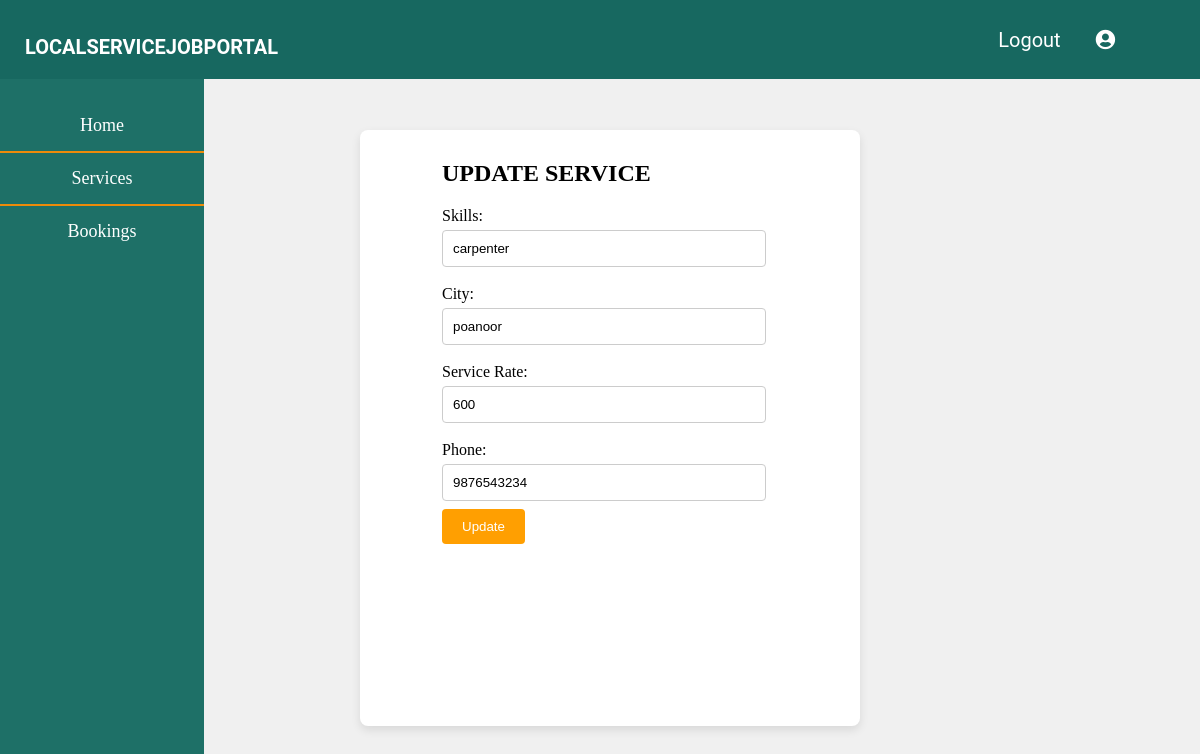
Screenshot of /update-service/10 with the database file from the repository.
### urban/models.py (models this page shows, shortened)
class Services(models.Model):
    worker = models.ForeignKey(Worker, on_delete=models.CASCADE)
    service_pic = models.ImageField(upload_to='service_pic', null=True, blank=True)
    skills = models.CharField(max_length=40, null=False)
    city = models.CharField(max_length=25)
    service_rate = models.CharField(max_length=25)
    phone =models.CharField(max_length=10, null=False)

### urban/views.py (the view)
# urls.py: path('update-service/<int:pk>',views.update_services_view,name='update-service'),
def update_services_view(request, pk):
    service = get_object_or_404(models.Services, id=pk)
    if request.method == 'POST':
        serviceform = forms.ServiceForm(request.POST, request.FILES, instance=service)
        if serviceform.is_valid():
            serviceform.save()
            return redirect('services')  # Redirect to the services list
    else:
        serviceform = forms.ServiceForm(instance=service)
    return render(request, 'worker/update_service.html', {'serviceform': serviceform, 'service': service})

### urban/forms.py
class ServiceForm(forms.ModelForm):
    class Meta:
        model=models.Services
        fields=['service_pic','skills','city','service_rate','phone']

### templates/worker/update_service.html (shortened to what this page needs)
{% load widget_tweaks %}
{% load static %}
<!DOCTYPE html>
<html lang="en">
<head>
    <link rel="stylesheet" href="https://cdnjs.cloudflare.com/ajax/libs/font-awesome/5.14.0/css/all.css">
</head>
<body>
    <header>
        <nav>
            <a href=""><span>LOCALSERVICEJOBPORTAL</span></a>
            <div class="navbar">
                <div class="nav-item"><a href="{% url 'home' %}">Logout</a></div>
                <div class="nav-item"><a href="{% url 'worker-profile' %}"><i class="fas fa-user-circle"></i></a></div>
                <div class="nav-item"><a href=""></a></div>
                <div class="nav-item"><a href=""></a></div>
                <div class="nav-item"><a href=""></a></div>
            </div>
        </nav>
    </header>
    <div class="leftbar">
        <ul class="left">
            <li><a href="{% url 'worker-dashboard' %}" class="active" style="color: white;">Home</a></li>
            <li><a href="{% url 'services' %}" style="color: white;">Services</a></li>
            <li><a href="{% url 'bookings' %}" style="color: white;">Bookings</a></li>
                </ul>
    </div>
    <div class="card">
        <div class="form-body">
        <form action="" method="post" enctype="multipart/form-data">
             <h2>UPDATE SERVICE</h2>
             <label for="skills">Skills:</label>
             {% render_field serviceform.skills class='input' %}
             <label for="city">City:</label>
             {% render_field serviceform.city class='input' %}
             <label for="service_rate">Service Rate:</label>
             {% render_field serviceform.service_rate class='input' %}
             <label for="phone">Phone:</label>
             {% render_field serviceform.phone class='input' %}
             <input type="submit" value="Update" class="btn">
            </form>
        </div>
    </div>
</body>
</html>

### templates/worker/update_service.html (style rules this page uses)
body { margin: 0; padding: 0; height: 100vh; background-color: #f0f0f0; display: flex; flex-direction: row; }
header { display: flex; justify-content: space-between; align-items: center; width: 100%; padding: 20px; background-color: rgb(23, 104, 96); position: fixed; z-index: 10; }
nav { display: flex; align-items: center; width: 100%; }
nav a { color: white; font-family: "Roboto", sans-serif; font-weight: bold; font-size: 20px; text-decoration: none; margin-right: auto; margin-left: 5px; margin-top: 15px; }
.navbar { display: flex; align-items: center; }
.nav-item a { font-weight: normal; margin-left: 35px; color: white; }
.leftbar { background-color: #1e7067; width: 17vw; height: 100vh; padding-top: 100px; position: fixed; }
.leftbar ul { list-style-type: none; padding: 0; margin: 0; }
.left { display: flex; flex-direction: column; }
.left li { text-align: center; margin: 0; border-bottom: 2px solid #ed8b0a; transition: background-color 0.3s; }
.left li:last-child { border-bottom: none; }
.leftbar a { color: #69686a; text-decoration: none; font-size: 18px; font-weight: 500; display: block; transition: color 0.3s, background-color 0.3s; border-radius: 4px; padding: 15px 25px; }
.left a.active { color: black; }
.card { margin-left: 30vw; margin-top: 130px; width: 40%; height: 72%; padding: 10px; background: white; border-radius: 8px; box-shadow: 0 4px 10px rgba(0, 0, 0, 0.1); display: flex; flex-direction: column; align-items: center; justify-content: flex-start; }
.form-body { width: 70%; }
label { display: block; margin: 10px 0 5px; }
.input { width: 90%; padding: 10px; border: 1px solid #ccc; border-radius: 4px; margin-bottom: 8px; }
.btn { padding: 10px 20px; background-color: #ff9f01; color: white; border: none; border-radius: 4px; cursor: pointer; transition: background-color 0.3s; }

### rows the page displays
Services: skills "carpenter", city "poanoor", service_rate "600", phone "9876543234"
